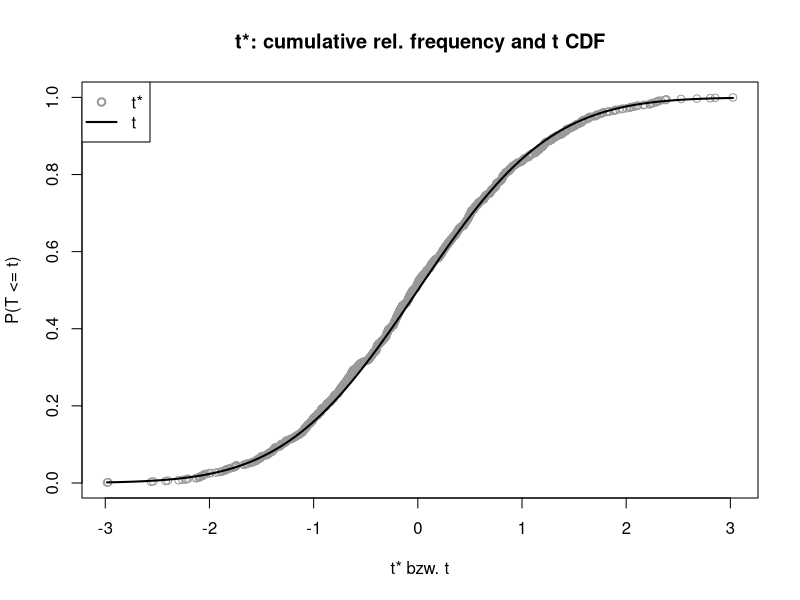

This chart was generated by the following R code:
## ------------------------------------------------------------------------
wants <- c("boot")
has   <- wants %in% rownames(installed.packages())
if(any(!has)) install.packages(wants[!has])

## ------------------------------------------------------------------------
set.seed(123)
muH0 <- 100
sdH0 <- 40
N    <- 200
DV   <- rnorm(N, muH0, sdH0)

## ------------------------------------------------------------------------
getM <- function(orgDV, idx) {
    n     <- length(orgDV[idx])
    bsM   <- mean(orgDV[idx])
    bsS2M <- (((n-1) / n) * var(orgDV[idx])) / n
    c(bsM, bsS2M)
}

library(boot)
nR     <- 999
(bsRes <- boot(DV, statistic=getM, R=nR))

## ------------------------------------------------------------------------
alpha <- 0.05
boot.ci(bsRes, conf=1-alpha, type=c("basic", "perc", "norm", "stud", "bca"))

## ------------------------------------------------------------------------
res    <- replicate(nR, getM(DV, sample(seq(along=DV), replace=TRUE)))
Mstar  <- res[1, ]
SMstar <- sqrt(res[2, ])
tStar  <- (Mstar-mean(DV)) / SMstar

## ----rerResamplingBoot01-------------------------------------------------
plot(tStar, ecdf(tStar)(tStar), col="gray60", pch=1, xlab="t* bzw. t",
     ylab="P(T <= t)", main="t*: cumulative rel. frequency and t CDF")
curve(pt(x, N-1), lwd=2, add=TRUE)
legend(x="topleft", lty=c(NA, 1), pch=c(1, NA), lwd=c(2, 2),
       col=c("gray60", "black"), legend=c("t*", "t"))

## ------------------------------------------------------------------------
bootIdx <- boot.array(bsRes, indices=TRUE)

# replications 1-3: first 10 selected indices in each replication
bootIdx[1:3, 1:10]

# selected indices in the first replication
repl1Idx <- bootIdx[1, ]

# selected values in the first replication
repl1DV <- DV[repl1Idx]
head(repl1DV, n=5) 

## ------------------------------------------------------------------------
try(detach(package:boot))

